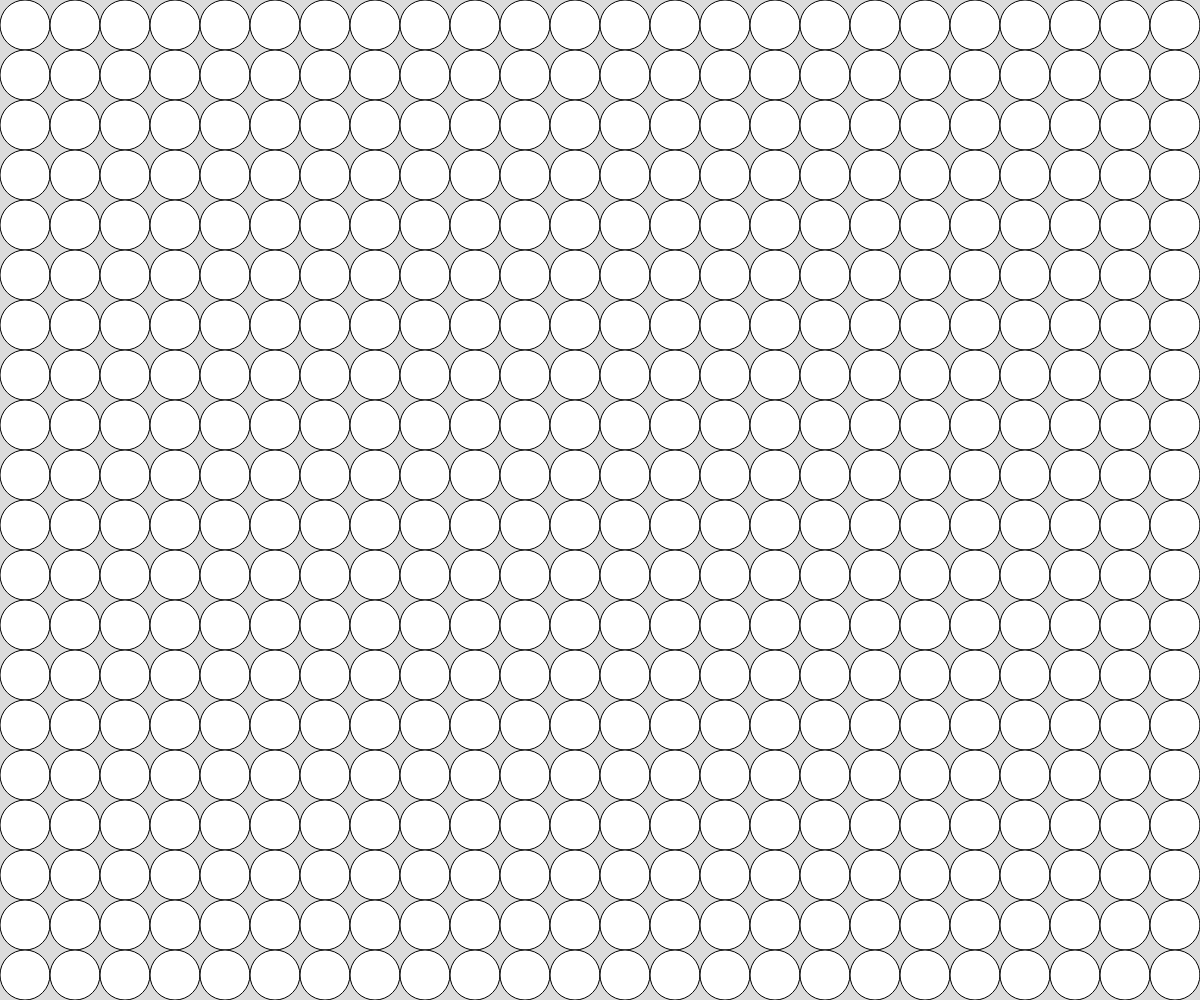
Frame 1 (no input)
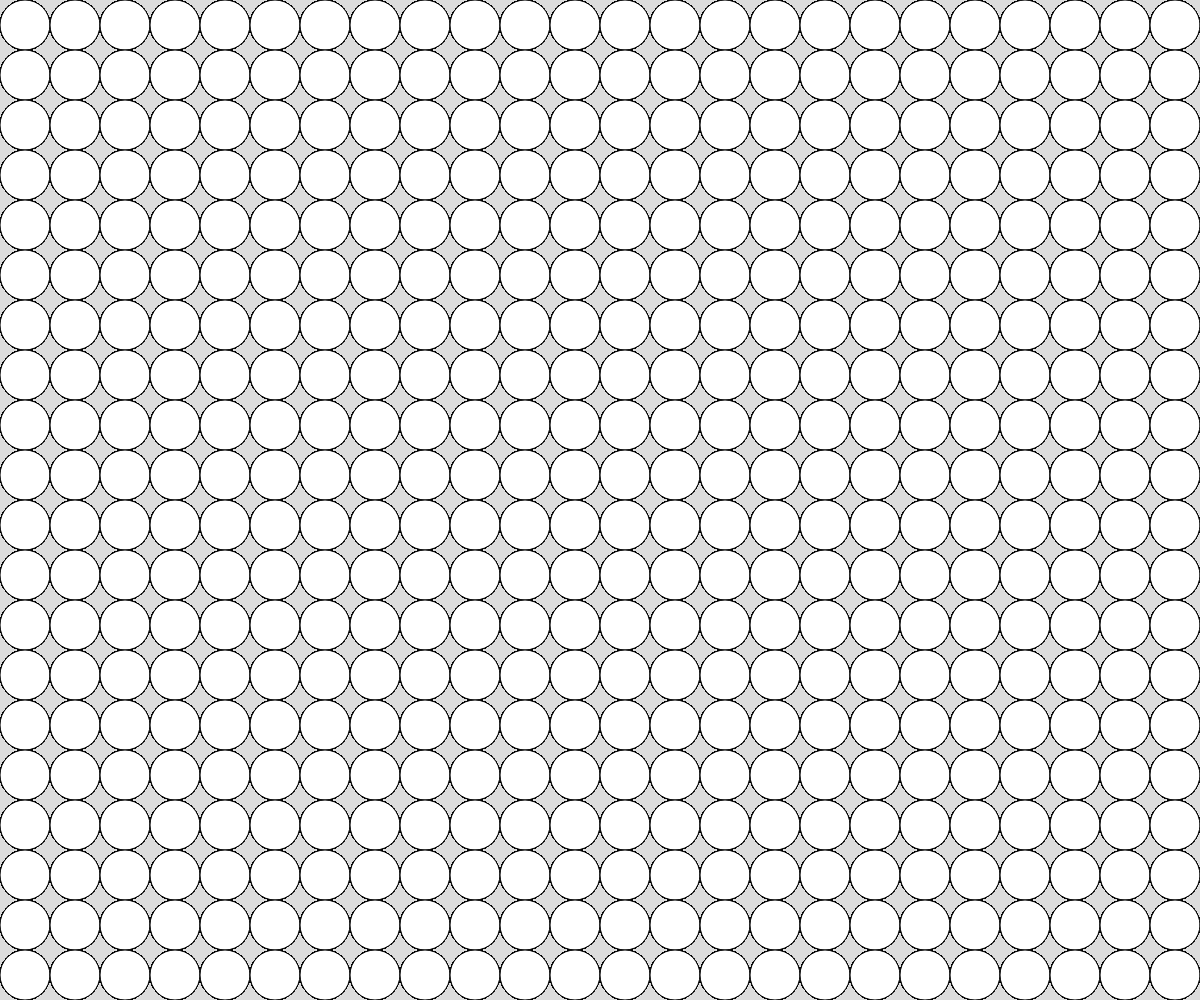
Frame 60 (no input)
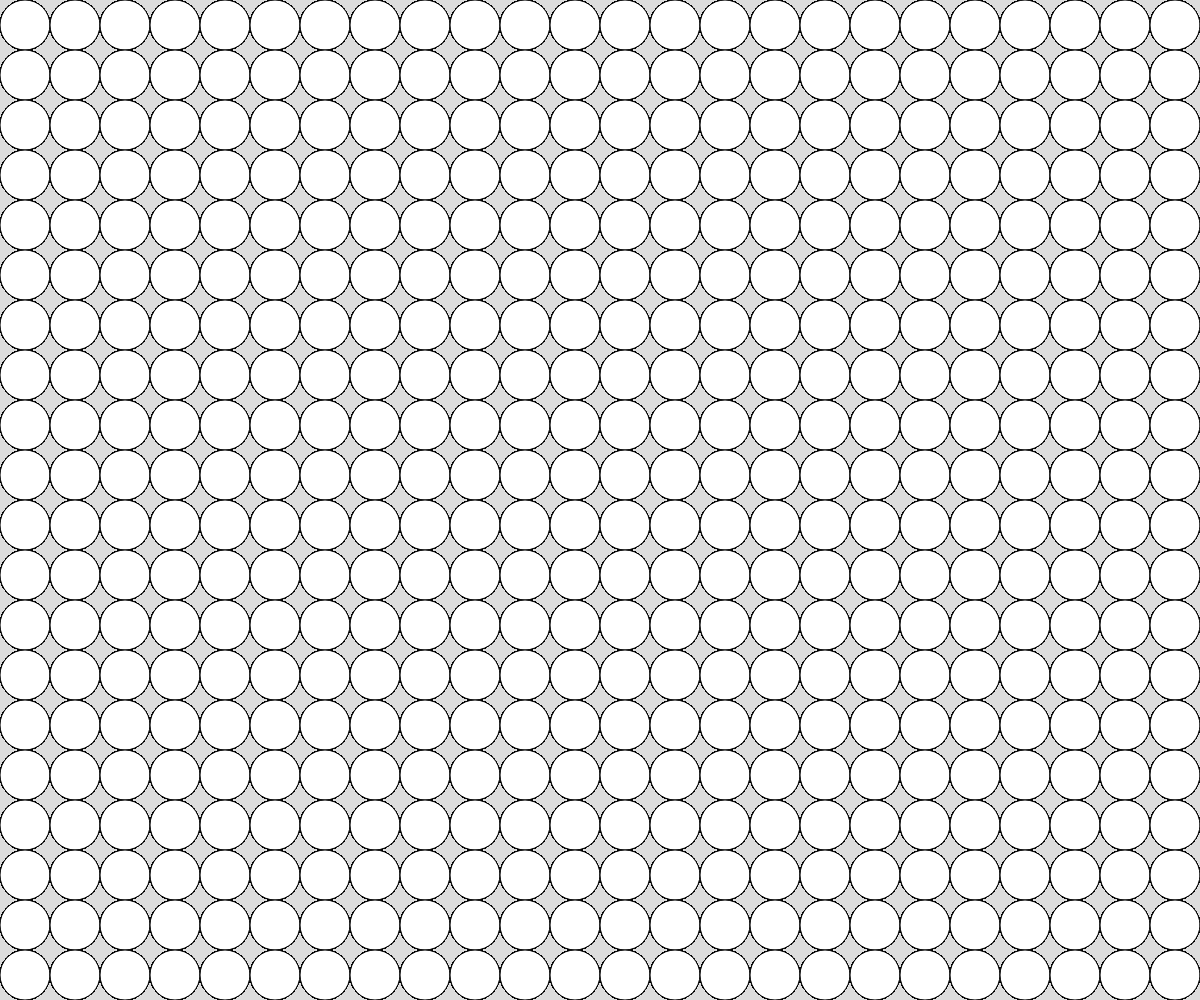
Frame 120 (the mouse pressed at the canvas centre since frame 60)

The p5.js sketch that drew these frames (run headless with seeded random() and noise() and a simulated clock; from frame 60 on, the mouse is pressed at the canvas centre):

// p5.js sketch
// ── sketch.js
let size=50;
function setup() {
  createCanvas(innerWidth,innerHeight);
  background(220);
}

function draw() {
  for(let i=0;i<width;i=i+size){
  for(let j=0;j<height;j=j+size){
    ellipse(i+size/2,j+size/2,size,size);
  }
}
}
//picture clicked 
